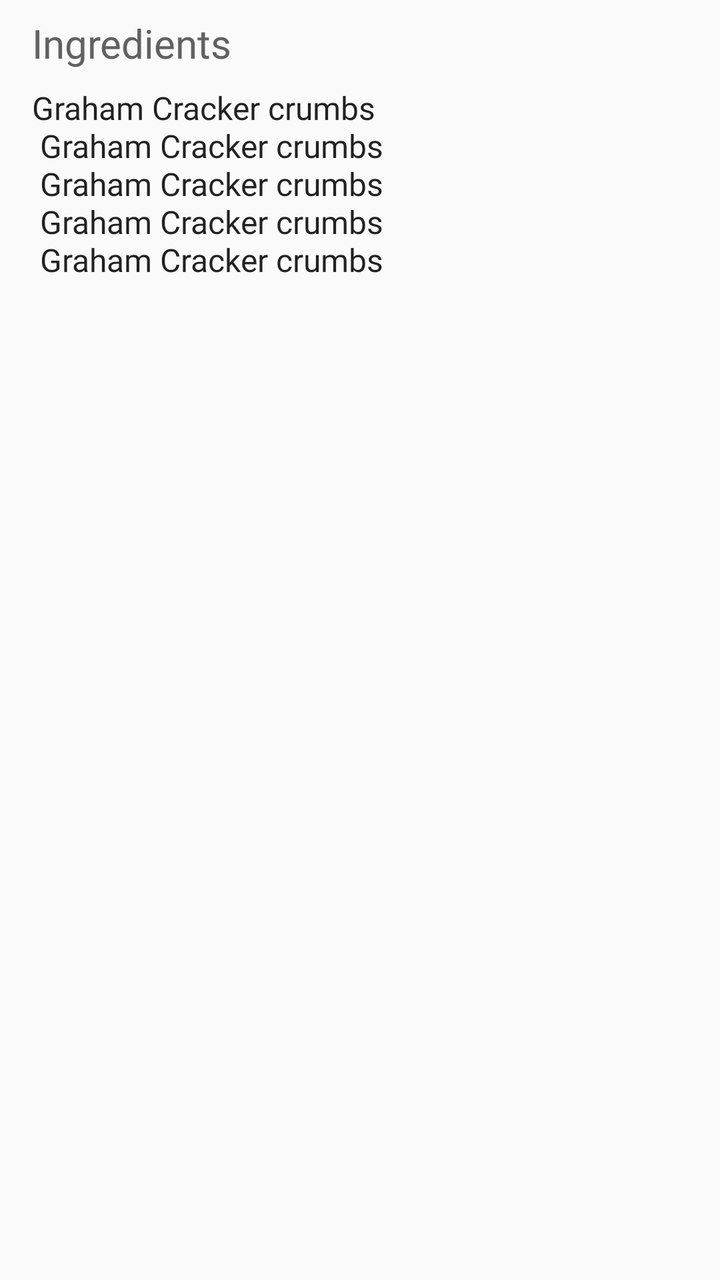
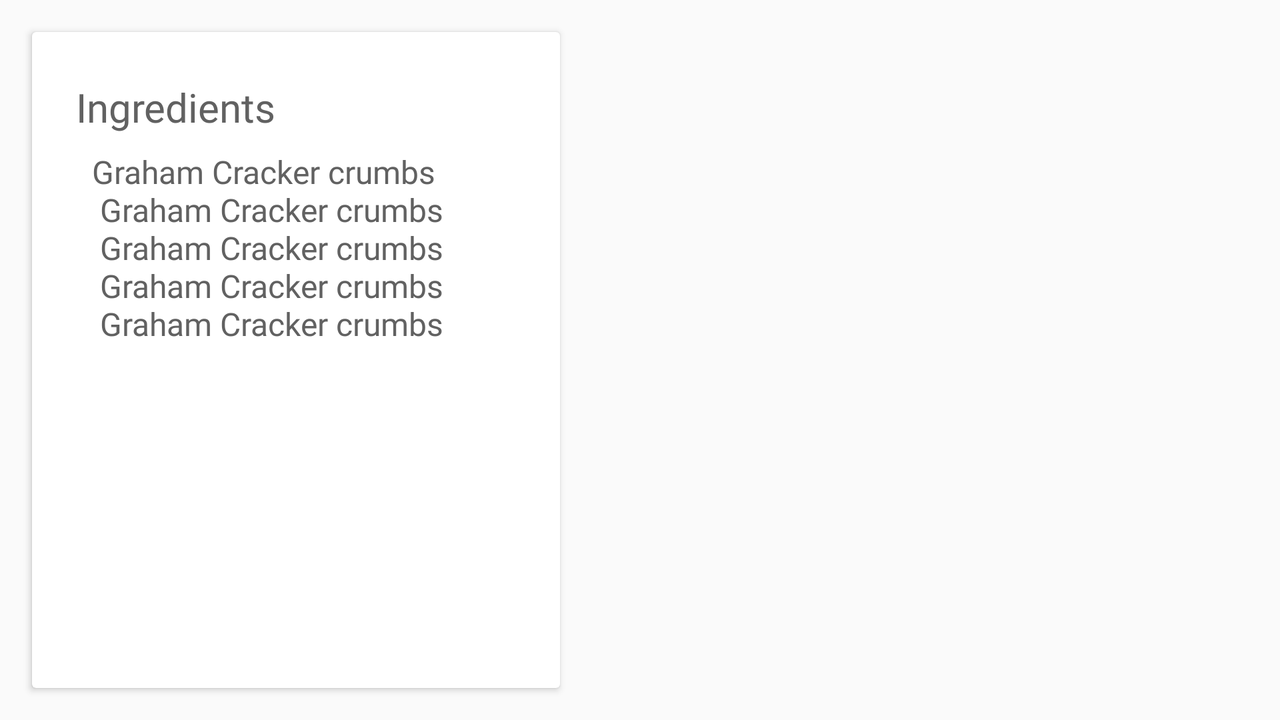

Compare how this app lays out the same screen by default and in its alternative resource folder. The renders come first, then the two layout files and the values they reference.
<!-- AndroidManifest.xml: application theme AppTheme -->
<!-- res/layout/fragment_recipe_detail.xml -->
<?xml version="1.0" encoding="utf-8"?>
<android.support.constraint.ConstraintLayout
    xmlns:android="http://schemas.android.com/apk/res/android"
    xmlns:tools="http://schemas.android.com/tools"
    xmlns:app="http://schemas.android.com/apk/res-auto"
    android:layout_width="match_parent"
    android:layout_height="match_parent">

    <TextView
        android:id="@+id/ingredients_title_tv"
        android:layout_width="wrap_content"
        android:layout_height="wrap_content"
        android:layout_marginTop="8dp"
        style="@style/StandardTextView"
        android:textAppearance="@style/TextAppearance.AppCompat.Title"
        android:text="@string/ingredients_title_tv"
        app:layout_constraintStart_toStartOf="@+id/ingredient_list_tv"
        app:layout_constraintTop_toTopOf="parent" />

    <TextView
        android:id="@+id/ingredient_list_tv"
        android:layout_width="match_parent"
        android:layout_height="wrap_content"
        android:textAppearance="@style/TextAppearance.AppCompat.SearchResult.Subtitle"
        android:textAlignment="viewStart"
        android:layout_marginStart="16dp"
        android:layout_marginTop="8dp"
        android:layout_marginEnd="16dp"
        android:fontFamily="@font/roboto"
        app:layout_constraintEnd_toEndOf="parent"
        app:layout_constraintHorizontal_bias="0.0"
        app:layout_constraintStart_toStartOf="parent"
        app:layout_constraintTop_toBottomOf="@+id/ingredients_title_tv"
        tools:text="Graham Cracker crumbs \n Graham Cracker crumbs \n Graham Cracker crumbs \n Graham Cracker crumbs \n Graham Cracker crumbs" />

    <android.support.v7.widget.RecyclerView
        android:id="@+id/recipe_steps_recycler_view"
        android:layout_width="match_parent"
        android:layout_height="wrap_content"
        android:layout_marginStart="16dp"
        android:layout_marginTop="12dp"
        android:layout_marginEnd="16dp"
        app:layout_constraintEnd_toEndOf="parent"
        app:layout_constraintStart_toStartOf="parent"
        app:layout_constraintTop_toBottomOf="@+id/ingredient_list_tv">

    </android.support.v7.widget.RecyclerView>

</android.support.constraint.ConstraintLayout>
<!-- resources referenced by this layout -->
<resources>
  <string name="ingredients_title_tv">Ingredients</string>
  <style name="StandardTextView">
          <item name="android:layout_width">wrap_content</item>
          <item name="android:layout_height">wrap_content</item>
          <item name="android:fontFamily">@font/roboto</item>
          <item name="android:textColor">@color/colorText</item>
      </style>
  <style name="AppTheme" parent="Theme.AppCompat.Light.NoActionBar">
          
          <item name="colorPrimary">@color/colorPrimary</item>
          <item name="colorPrimaryDark">@color/colorPrimaryDark</item>
          <item name="colorAccent">@color/colorAccent</item>
      </style>
  <color name="colorText">#616161</color>
  <color name="colorPrimary">#E91E63</color>
  <color name="colorPrimaryDark">#C2185B</color>
  <color name="colorAccent">#03a9f4</color>
</resources>
<!-- res/layout-land/fragment_recipe_detail.xml (the repository's variant of the layout above) -->
<!-- drawn on the phone turned sideways -->
<?xml version="1.0" encoding="utf-8"?>
<android.support.constraint.ConstraintLayout xmlns:android="http://schemas.android.com/apk/res/android"
    xmlns:app="http://schemas.android.com/apk/res-auto"
    xmlns:tools="http://schemas.android.com/tools"
    android:layout_width="match_parent"
    android:layout_height="match_parent"
    app:layout_behavior="@string/appbar_scrolling_view_behavior">

    <android.support.v7.widget.CardView xmlns:android="http://schemas.android.com/apk/res/android"
        xmlns:cardView="http://schemas.android.com/apk/res-auto"
        xmlns:tools="http://schemas.android.com/tools"
        android:id="@+id/ingredient_card_view"
        android:layout_width="0dp"
        android:layout_height="match_parent"
        android:layout_margin="@dimen/card_view_margin"
        android:layout_marginStart="16dp"
        android:layout_marginTop="16dp"
        android:layout_marginEnd="8dp"
        android:backgroundTint="@android:color/white"
        android:clickable="true"
        android:elevation="2dp"
        android:focusable="true"
        android:foreground="?android:attr/selectableItemBackground"
        cardView:cardCornerRadius="@dimen/card_corner_radius"
        cardView:layout_constraintEnd_toStartOf="@id/vertical_guideline"
        cardView:layout_constraintStart_toStartOf="parent"
        cardView:layout_constraintTop_toTopOf="parent">

        <android.support.constraint.ConstraintLayout
            android:id="@+id/constraint_layout"
            android:layout_width="match_parent"
            android:layout_height="match_parent"
            android:layout_margin="@dimen/card_view_margin">

            <TextView
                android:id="@+id/ingredients_title_tv"
                style="@style/StandardTextView"
                android:layout_width="0dp"
                android:layout_height="wrap_content"
                android:layout_marginTop="8dp"
                android:scrollbars="vertical"
                android:text="@string/ingredients_title_tv"
                android:textAppearance="@style/TextAppearance.AppCompat.Title"
                android:textColor="@color/colorText"
                app:layout_constraintStart_toStartOf="@+id/scroll_view"
                cardView:layout_constraintEnd_toEndOf="@id/scroll_view"
                app:layout_constraintTop_toTopOf="@id/constraint_layout"
                cardView:layout_constraintBottom_toTopOf="@+id/scroll_view" />

            <ScrollView
                android:id="@+id/scroll_view"
                android:layout_width="match_parent"
                android:layout_height="0dp"
                android:layout_marginStart="6dp"
                android:layout_marginEnd="6dp"
                cardView:layout_constraintEnd_toEndOf="parent"
                cardView:layout_constraintHorizontal_bias="0.0"
                cardView:layout_constraintStart_toStartOf="parent"
                cardView:layout_constraintTop_toBottomOf="@id/ingredients_title_tv">

                <TextView
                    android:id="@+id/ingredient_list_tv"
                    android:layout_width="match_parent"
                    android:layout_height="wrap_content"
                    android:layout_marginStart="8dp"
                    android:layout_marginTop="8dp"
                    android:layout_marginEnd="16dp"
                    android:layout_marginBottom="8dp"
                    android:fontFamily="@font/roboto"
                    android:textAlignment="viewStart"
                    android:textAppearance="@style/TextAppearance.AppCompat.SearchResult.Subtitle"
                    android:textColor="@color/colorText"
                    tools:text="Graham Cracker crumbs \n Graham Cracker crumbs \n Graham Cracker crumbs \n Graham Cracker crumbs \n Graham Cracker crumbs" />


            </ScrollView>


        </android.support.constraint.ConstraintLayout>

    </android.support.v7.widget.CardView>

    <android.support.constraint.Guideline
        android:id="@+id/vertical_guideline"
        android:layout_width="1dp"
        android:layout_height="0dp"
        android:orientation="vertical"
        app:layout_constraintEnd_toEndOf="parent"
        app:layout_constraintGuide_begin="296dp"
        app:layout_constraintHorizontal_bias="0.51"
        app:layout_constraintStart_toStartOf="parent" />


    <android.support.v7.widget.RecyclerView
        android:id="@+id/recipe_steps_recycler_view"
        android:layout_width="0dp"
        android:layout_height="0dp"
        android:layout_marginStart="8dp"
        android:layout_marginTop="8dp"
        android:layout_marginEnd="16dp"
        android:layout_marginBottom="8dp"
        app:layout_behavior="@string/appbar_scrolling_view_behavior"
        app:layout_constraintBottom_toBottomOf="parent"
        app:layout_constraintEnd_toEndOf="parent"
        app:layout_constraintHorizontal_bias="0.0"
        app:layout_constraintStart_toStartOf="@id/vertical_guideline"
        app:layout_constraintTop_toTopOf="parent"
        app:layout_constraintVertical_bias="0.0">

    </android.support.v7.widget.RecyclerView>

</android.support.constraint.ConstraintLayout>
<!-- resources referenced by the variant -->
<!-- as the phone turned sideways resolves them -->
<resources>
  <color name="colorText">#616161</color>
  <dimen name="card_corner_radius">2dp</dimen>
  <dimen name="card_view_margin">16dp</dimen>
  <string name="ingredients_title_tv">Ingredients</string>
  <style name="StandardTextView">
          <item name="android:layout_width">wrap_content</item>
          <item name="android:layout_height">wrap_content</item>
          <item name="android:fontFamily">@font/roboto</item>
          <item name="android:textColor">@color/colorText</item>
      </style>
  <style name="AppTheme" parent="Theme.AppCompat.Light.NoActionBar">
          
          <item name="colorPrimary">@color/colorPrimary</item>
          <item name="colorPrimaryDark">@color/colorPrimaryDark</item>
          <item name="colorAccent">@color/colorAccent</item>
      </style>
  <color name="colorPrimary">#E91E63</color>
  <color name="colorPrimaryDark">#C2185B</color>
  <color name="colorAccent">#03a9f4</color>
</resources>
